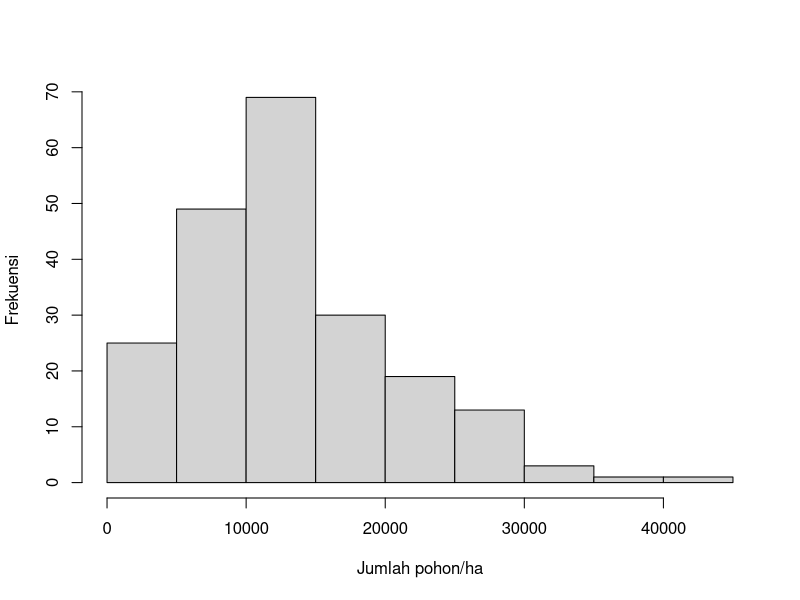
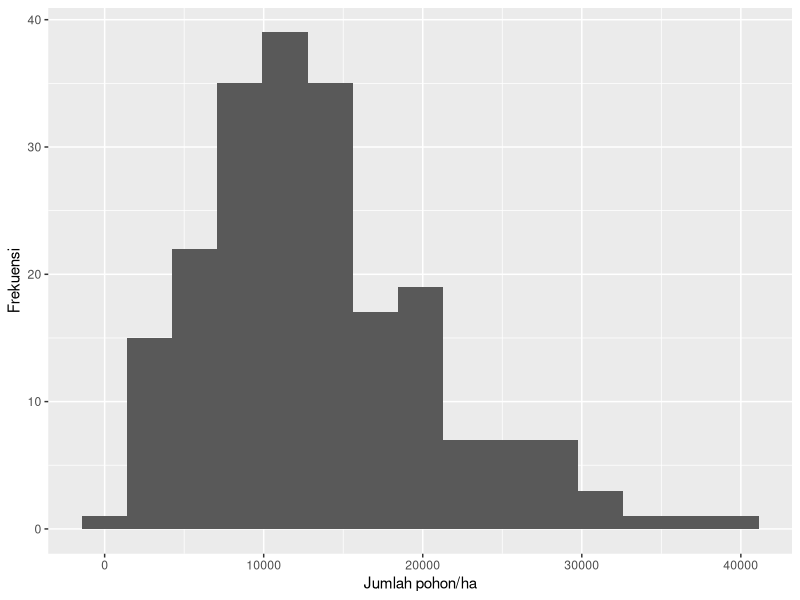
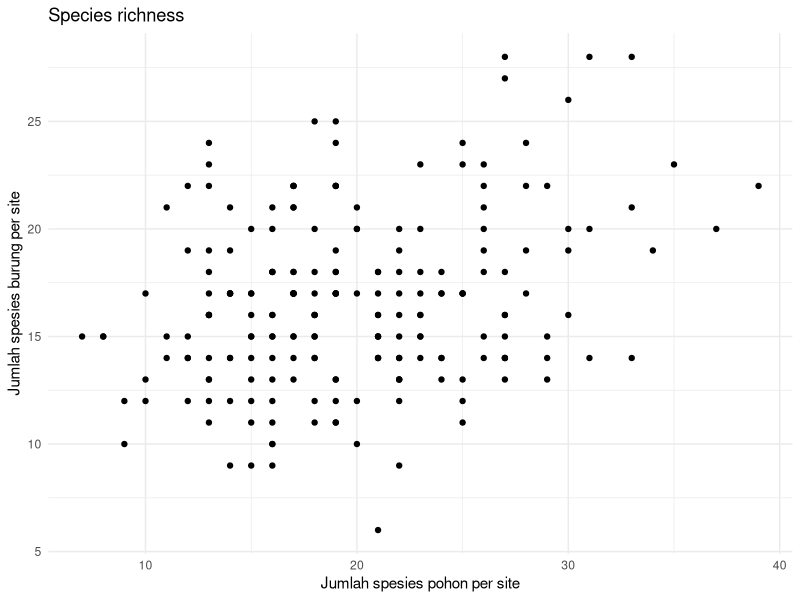
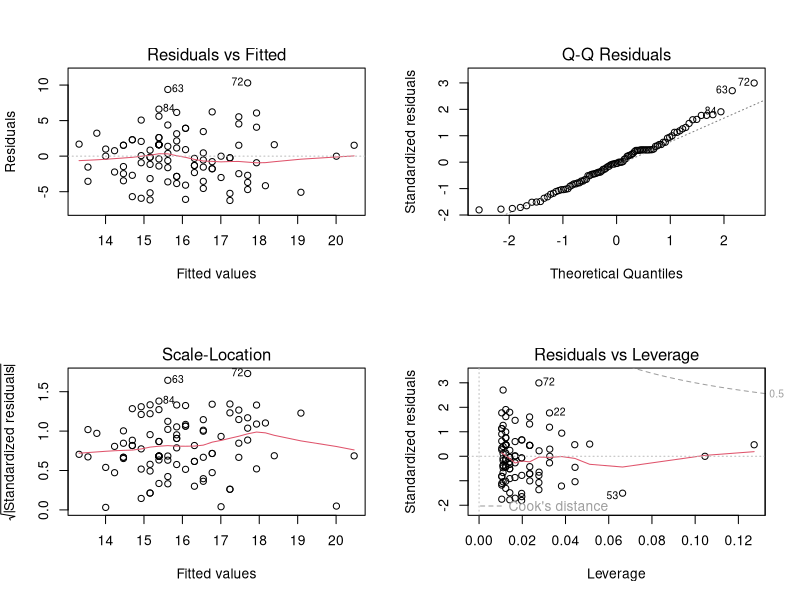
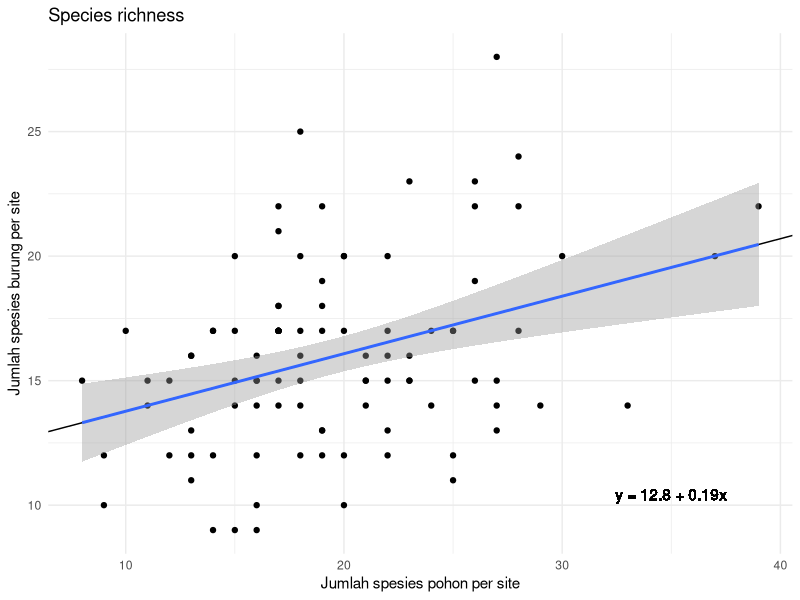

Write the R code that produced these figures, in order.
## ---- chunk 1
options(htmltools.dir.version = FALSE)
## ---- chunk 2

# Unggah library yang diperlukan --------
library(vegan)
library(tidyverse)

# Baca data -------
bird<-read.csv("input/bta_snm_vbirds.csv")
veg<-read.csv("input/bta_snm_vallde.csv")
veg_str<-read.csv("input/bta_snm_vfield.csv")
## ---- chunk 3
# Tunjukkan tiga baris pertama data
head(bird,3)
## ---- chunk 4
# Melihat dimensi data (baris dan kolom)
dim(veg)
dim(bird)

# Tunjukkan tiga baris pertama data dan 5 kolom pertama
veg[1:3,1:5]
## ---- chunk 5
# Tunjukkan tipe tiap variabel yang ada dalam data
str(veg_str)
## ---- chunk 6
colnames(veg_str)<-c("site", "stemDensity", "bigStemBasalArea", "canopyCover", "canopyHeight", "landtype")
## ---- chunk 7
veg_str<-veg_str %>% mutate(site=as.factor(site),
                            landtype=as.factor(landtype))
## ---- chunk 8
str(veg_str)
## ---- chunk 9
# Ambil semua data bird kecuali kolom pertama & taruh ke data baru
bird2<-bird[,-1]

# Ganti nama baris data baru  dengan kolom pertama data lama
rownames(bird2)<-bird[,1]
## ---- chunk 10
bird2[1:3,1:3]
## ---- chunk 11
bird[1:3,1:3]
## ---- chunk 12
# Ambil semua data bird kecuali 
# kolom pertama & taruh ke data baru
bird2<-bird[,-1]

# Ganti nama baris data baru dengan 
# kolom pertama data lama
rownames(bird2)<-bird[,1]
## ---- chunk 13
ubahData<-function(x)
  {
  # Ambil semua data bird kecuali 
  # kolom pertama & taruh ke data baru
  d<-x[,-1]
  # Ganti nama baris data baru dengan 
  # kolom pertama data lama
  rownames(d)<-x[,1]
  
  # Meminta fungsi menampilkan hasil
  return(d)
}
## ---- chunk 14
veg2<-ubahData(veg)
## ---- chunk 15
# Hitung jumlah spesies per titik hitung
birdSp<-specnumber(bird2)
vegSp<-specnumber(veg2)
## ---- chunk 16
head(birdSp)
## ---- chunk 17
head(vegSp)
## ---- chunk 18
veg_str$birdRichness<-birdSp
veg_str$treeRichness<-vegSp
str(veg_str)
## ---- chunk 19
veg_str %>% group_by(landtype) %>% summarise(count=n(),
                                             mean=mean(stemDensity),
                                             stdev=sd(stemDensity))
## ---- chunk 20
hist(veg_str$stemDensity,
     main=NULL,
     xlab="Jumlah pohon/ha",
     ylab="Frekuensi")

## ---- chunk 21
ggplot(veg_str)+
  geom_histogram(aes(x=stemDensity), bins=15)+
  labs(x="Jumlah pohon/ha", 
       y="Frekuensi")
## ---- chunk 22
ggplot(veg_str)+
  geom_point(aes(x=treeRichness,y=birdRichness))+
    labs(x = "Jumlah spesies pohon per site",
       y = "Jumlah spesies burung per site",
       title = "Species richness")+
  theme_minimal()
## ---- chunk 23
cor.test(veg_str$birdRichness,veg_str$treeRichness)
## ---- chunk 24
m_do<-veg_str %>% filter(landtype=="do") %>% lm(birdRichness ~ treeRichness,.)
summary(m_do)
## ---- chunk 25
par(mfrow=c(2,2))
plot(m_do)
## ---- chunk 26
veg_str %>% 
  filter(landtype=="do") %>%
  ggplot()+
  geom_point(aes(x=treeRichness,y=birdRichness))+
    labs(x = "Jumlah spesies pohon per site",
       y = "Jumlah spesies burung per site",
       title = "Species richness")+
  geom_abline(slope=0.23093, intercept=11.46314)+
  geom_smooth(aes(x=treeRichness,y=birdRichness),method="lm")+
  geom_text(aes(x=35,y=10), label=paste("y = 12.8 + 0.19x\n"))+
  theme_minimal()
## ---- chunk 27
confint(m_do)
## ---- chunk 28
a=11.46314
b=0.23093
x=c(20:25)

y<-a+b*x
y
